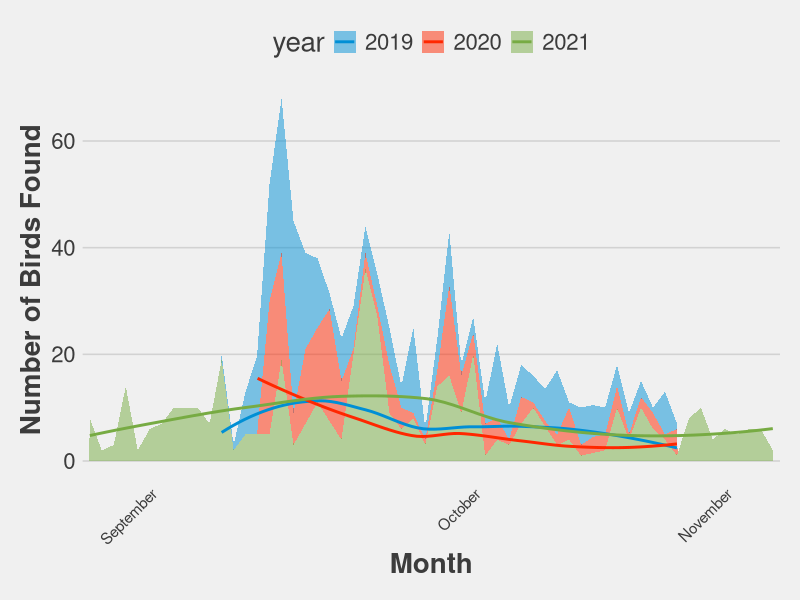
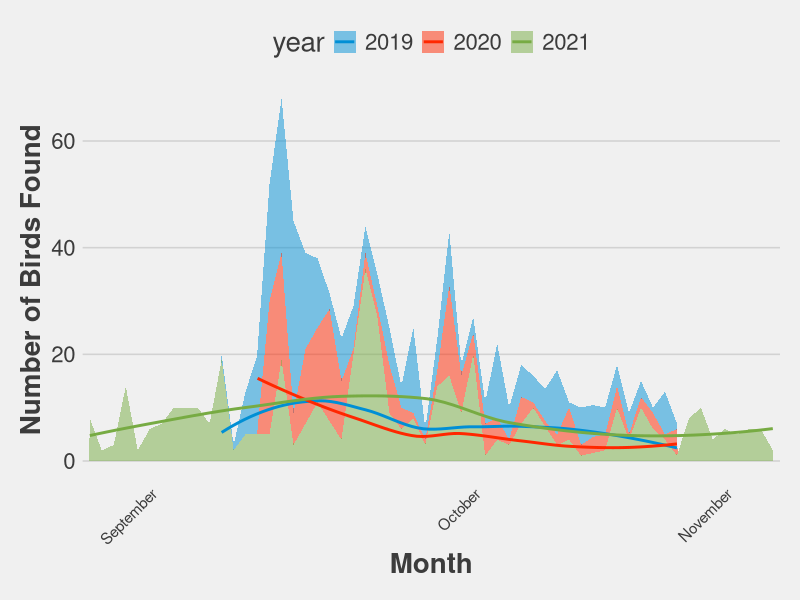

The R source for these figures, in order:
#  Load packages ----------------------------------------------------------
library(tidyverse)
library(ggthemes)
library(scales)

# Import survey data ------------------------------------------------------

bird_data <-
  # Import data
  read_csv("Data/UIUC_bird_survey_data_all_years.csv") %>%
  # Create time variables
  mutate(
    year = lubridate::year(date_mm_dd_yyyy),
    week = lubridate::week(date_mm_dd_yyyy),
    month = lubridate::month(date_mm_dd_yyyy, label = T),
    month_day = format(date_mm_dd_yyyy, format = "%m-%d")
  ) %>%
  # Arrange variables
  select(
    date_mm_dd_yyyy,
    year,
    week,
    month,
    month_day,
    everything()
  )

# List of set species names
species_list <-
  read_csv("Data/SpeciesList.csv") %>%
  pull(SpeciesList)


# Birds found by date/year ------------------------------------------------

PlotData <-
  bird_data %>%
  # Keep time vars (rows = single observations)
  select(date_mm_dd_yyyy, year, week, month, month_day) %>%
  as_tibble(.) %>%
  # Create variable of sum of birds found on given date
  group_by(date_mm_dd_yyyy) %>%
  add_count() %>%
  # Set year as a factor (not a number)
  mutate(year = as_factor(year)) %>%
  # Get rid of duplicates
  distinct()


# Plot number of birds found by month/year --------------------------------

PlotData %>%
  ggplot(., aes(x = month_day, y = n, group = year, fill = year)) +
  # Area plot in background
  geom_area(alpha = 0.5) +
  # Loess fit lit in foreground
  geom_smooth(aes(color = year), se = FALSE) +
  # Add relevant months as x-axis labels
  scale_x_discrete(
    breaks = c("09-01", "10-01", "11-02"),
    labels = c("September", "October", "November")
  ) +
  # Use fivethirtyeight color schemes
  scale_fill_fivethirtyeight() +
  scale_color_fivethirtyeight() +
  xlab("Month") +
  ylab("Number of Birds Found") +
  # Use fivethirtyeight theme
  theme_fivethirtyeight() +
  # Adjust text angles/sizes
  theme(
    axis.text.x = element_text(angle = 45, hjust = 1, size = 11),
    axis.title = element_text(size = 20, face = "bold"),
    text = element_text(size = 20),
    legend.position = "top",
    # remove grid for x axis
    panel.grid.major.x = element_blank()
  )


# Save plot ---------------------------------------------------------------

# Save as .png image
ggsave(
  filename = "Figures/NumberOfBirdsFoundByMonthYear.png",
  # use most current plot
  plot = last_plot(),
  # set plot size in inches
  width = 10,
  height = 8,
  units = "in"
)
